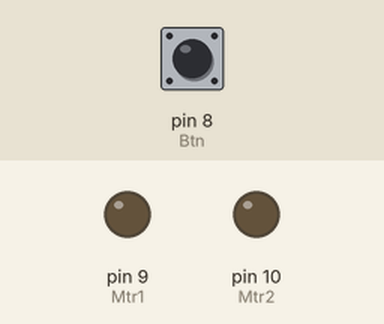
Simulated run of this sketch. Board: Arduino Uno, built with avr-gcc and run on an emulated ATmega328P. Shown: output pins drawn as LEDs (lit = HIGH). The inputs (shaded band) are chosen by the test bench; at power-on: pin 8 (Btn) LOW.

Above: at 1.2 s.
1.3 s: pin 8 (Btn) pulled HIGH for 0.15 s
At 1.37 s:
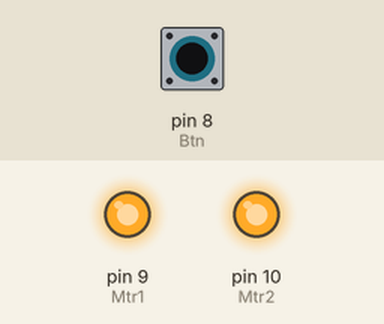
2.9 s: pin 8 (Btn) pulled HIGH for 3.2 s
At 7.0 s:
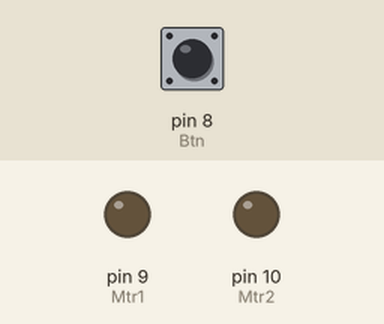
Timing chart, 0 to 8.5 s (numbered marks = the images above; inputs shaded):
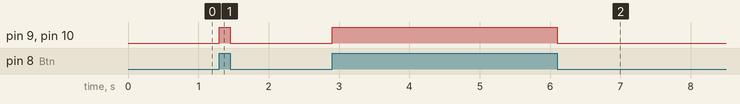

The sketch:

2ChannelRelay_2Motors.ino
```cpp
int Btn = 8;
int Mtr1 = 9;
int Mtr2 = 10;

void setup()
{
  pinMode(Btn, INPUT);
  pinMode(Mtr1, OUTPUT);
  pinMode(Mtr2, OUTPUT);
}

void loop()
{
if(digitalRead(Btn) == HIGH )
{
  digitalWrite(Mtr1, HIGH);
  digitalWrite(Mtr2, HIGH );
}

else
{
  digitalWrite(Mtr1, LOW);
  digitalWrite(Mtr2, LOW);
}

}
```

Measured:
- after the input at 1.3 s, pin 9 (Mtr1), pin 10 (Mtr2): LOW → HIGH at once, → LOW 0.15 s later
- after the input at 2.9 s, pin 9 (Mtr1), pin 10 (Mtr2): LOW → HIGH at once, → LOW 3.2 s later
